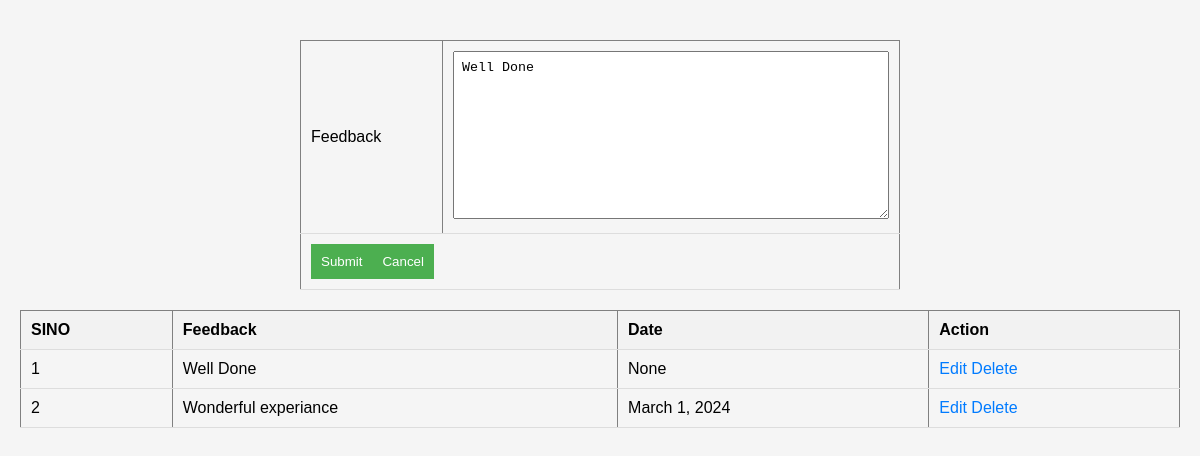
Page /Wuser/Edt_feedback/2 on the committed database.
### User/models.py (models this page shows)
class tbl_feedback(models.Model):
    feedback_content=models.CharField(max_length=100)
    feedback_date=models.DateField(auto_now_add=True,null=True)
    user_id=models.ForeignKey(tbl_user,on_delete=models.CASCADE)

### User/views.py (the view)
# urls.py: path('Edt_feedback/<int:eid>',views.edt_feedback,name="Edt_feedback"),
def edt_feedback(request,eid):
    feedata=tbl_feedback.objects.get(id=eid)
    feeobj=tbl_feedback.objects.all()
    if request.method=="POST":
        feedata.feedback_content=request.POST.get("txtfeedback")
        feedata.save()
        return redirect('webuser:SendFeedback')
    else:
        return render(request,"User/SendFeedback.html",{'fdata':feedata,'data':feeobj})

### User/Templates/User/SendFeedback.html (shortened to what this page needs)
<!DOCTYPE html>
<html lang="en">
<head>
</head>
<body>
    <form action="" method="post">
        <table border="1" align="center">
            <tr>
                <td>Feedback</td>
                <td><textarea name="txtfeedback" id="" cols="30" rows="10">{{ fdata.feedback_content }}</textarea></td>
            </tr>
            <tr>
                <td colspan="2" align="center"><input type="submit" value="Submit"><input type="reset" value="Cancel"></td>
            </tr>
        </table>
    </form>
    <table border="1" align="center">
        <tr>
            <th>SINO</th>
            <th>Feedback</th>
            <th>Date</th>
            <th>Action</th>
        </tr>
        {% for i in data %}
            <tr>
                <td>{{forloop.counter}}</td>
                <td>{{i.feedback_content}}</td>
                <td>{{i.feedback_date}}</td>
                <td>
                    <a href="{% url 'webuser:Edt_feedback' i.id %}">Edit</a>
                    <a href="{% url 'webuser:Del_feedback' i.id %}">Delete</a>
                </td>
            </tr>
        {% endfor %}
    </table>
</body>
</html>

### User/Templates/User/SendFeedback.html (style rules this page uses)
body { font-family: Arial, sans-serif; background-color: #f5f5f5; margin: 0; padding: 20px; }
form { max-width: 600px; margin: 0 auto; }
table { width: 100%; border-collapse: collapse; margin-top: 20px; }
th, td { padding: 10px; text-align: left; border-bottom: 1px solid #ddd; }
th { background-color: #f2f2f2; }
textarea { width: 100%; padding: 8px; box-sizing: border-box; resize: vertical; }
input[type="submit"], input[type="reset"] { padding: 10px; background-color: #4caf50; color: #fff; border: none; cursor: pointer; }
a { text-decoration: none; color: #007bff; }

### rows in the picture
tbl_feedback: txtfeedback "Well Done", feedback_content "Well Done", feedback_date "None"
tbl_feedback: feedback_content "Wonderful experiance", feedback_date "March 1, 2024"
